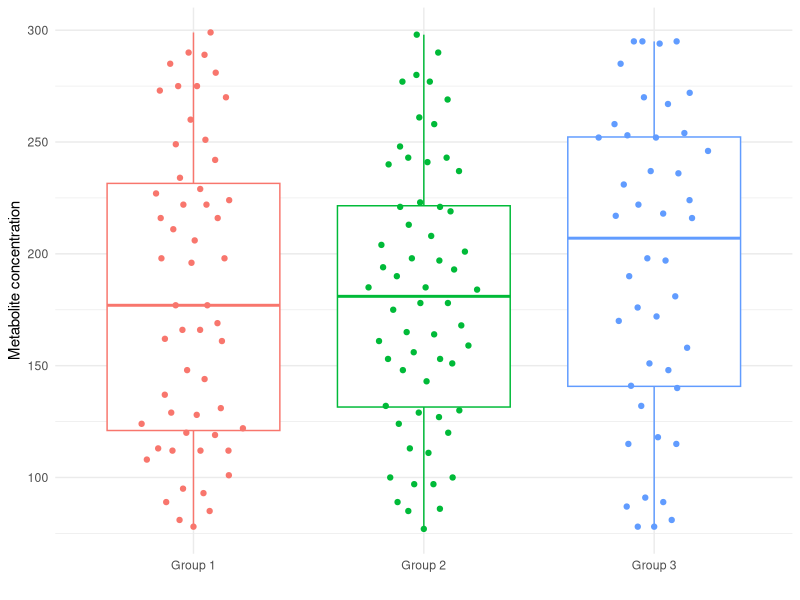

Here is the R script that generated this plot:
## ---- chunk 1
knitr::opts_chunk$set(warning = FALSE,
                      message = FALSE,
                      echo = FALSE)
## ---- chunk 2
# load libraries
library(tidyverse)
library(ggbeeswarm)
library(bookdown)
## ---- chunk 3
# read in some initial data
df1 <- read_csv('data/example-data-1.csv')
## ---- chunk 4
# read new dataset
df2 <- read_csv('data/example-data-2.csv')
## ---- chunk 5
# merge datasets
final_data <- rbind(df1, df2)
## ---- chunk 6
tmp <- cbind(final_data[1:53,], rep('|', 53), 
             final_data[54:106,], rep('|', 53), 
             final_data[107:159,])
names(tmp) <- c('ID', 'Class', 'Conc', '|', 'ID', 'Class', 'Conc', 
                '|', 'ID', 'Class', 'Conc')

knitr::kable(tmp, format = 'latex', booktabs = TRUE, 
             caption = "Final subject data")
## ---- chunk 7
# plot the data
final_data %>% 
  ggplot(aes(x = class, y = conc, color = class)) +
  geom_boxplot() +
  ggbeeswarm::geom_quasirandom(width = 0.25) + 
  xlab("") +
  ylab("Metabolite concentration") + 
  theme_minimal() +
  theme(legend.position = "none")
